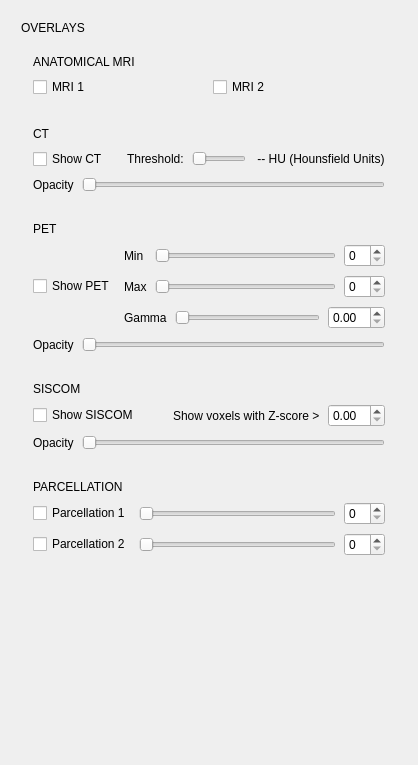
                                <widget class="QWidget" name="scrollAreaWidgetContents_5">
                                 <property name="geometry">
                                  <rect>
                                   <x>0</x>
                                   <y>0</y>
                                   <width>418</width>
                                   <height>765</height>
                                  </rect>
                                 </property>
                                 <layout class="QVBoxLayout" name="verticalLayout_50">
                                  <item>
                                   <layout class="QVBoxLayout" name="verticalLayout_49">
                                    <item>
                                     <widget class="QFrame" name="frame_23">
                                      <property name="frameShape">
                                       <enum>QFrame::Shape::NoFrame</enum>
                                      </property>
                                      <property name="frameShadow">
                                       <enum>QFrame::Shadow::Plain</enum>
                                      </property>
                                      <layout class="QVBoxLayout" name="verticalLayout_37">
                                       <property name="spacing">
                                        <number>10</number>
                                       </property>
                                       <property name="leftMargin">
                                        <number>10</number>
                                       </property>
                                       <property name="topMargin">
                                        <number>10</number>
                                       </property>
                                       <property name="rightMargin">
                                        <number>10</number>
                                       </property>
                                       <property name="bottomMargin">
                                        <number>10</number>
                                       </property>
                                       <item>
                                        <widget class="QLabel" name="label_48">
                                         <property name="text">
                                          <string>OVERLAYS</string>
                                         </property>
                                        </widget>
                                       </item>
                                       <item>
                                        <widget class="QFrame" name="card3DMRI">
                                         <property name="frameShape">
                                          <enum>QFrame::Shape::NoFrame</enum>
                                         </property>
                                         <layout class="QVBoxLayout" name="card3DMRILayout">
                                          <property name="spacing">
                                           <number>8</number>
                                          </property>
                                          <property name="leftMargin">
                                           <number>12</number>
                                          </property>
                                          <property name="topMargin">
                                           <number>10</number>
                                          </property>
                                          <property name="rightMargin">
                                           <number>12</number>
                                          </property>
                                          <property name="bottomMargin">
                                           <number>10</number>
                                          </property>
                                          <item>
                                           <widget class="QLabel" name="lbl3DMRICard">
                                            <property name="text">
                                             <string>ANATOMICAL MRI</string>
                                            </property>
                                           </widget>
                                          </item>
                                          <item>
                                           <layout class="QHBoxLayout" name="horizontalLayout_41">
                                            <property name="spacing">
                                             <number>8</number>
                                            </property>
                                            <item>
                                             <widget class="QCheckBox" name="checkBox_3dView_T1">
                                              <property name="text">
                                               <string>MRI 1</string>
                                              </property>
                                             </widget>
                                            </item>
                                            <item>
                                             <widget class="QCheckBox" name="checkBox_3dView_T2">
                                              <property name="text">
                                               <string>MRI 2</string>
                                              </property>
                                             </widget>
                                            </item>
                                           </layout>
                                          </item>
                                         </layout>
                                        </widget>
                                       </item>
                                       <item>
                                        <widget class="QFrame" name="card3DCT">
                                         <property name="frameShape">
                                          <enum>QFrame::Shape::NoFrame</enum>
                                         </property>
                                         <layout class="QVBoxLayout" name="card3DCTLayout">
                                          <property name="spacing">
                                           <number>8</number>
                                          </property>
                                          <property name="leftMargin">
                                           <number>12</number>
                                          </property>
                                          <property name="topMargin">
                                           <number>10</number>
                                          </property>
                                          <property name="rightMargin">
                                           <number>12</number>
                                          </property>
                                          <property name="bottomMargin">
                                           <number>10</number>
                                          </property>
                                          <item>
                                           <widget class="QLabel" name="lbl3DCTCard">
                                            <property name="text">
                                             <string>CT</string>
                                            </property>
                                           </widget>
                                          </item>
                                          <item>
                                           <layout class="QHBoxLayout" name="horizontalLayout_66">
                                            <property name="spacing">
                                             <number>8</number>
                                            </property>
                                            <item>
                                             <widget class="QCheckBox" name="chk_3d_showCT">
                                              <property name="text">
                                               <string>Show CT</string>
                                              </property>
                                             </widget>
                                            </item>
                                            <item>
                                             <spacer name="horizontalSpacer_12">
                                              <property name="orientation">
                                               <enum>Qt::Orientation::Horizontal</enum>
                                              </property>
                                              <property name="sizeHint" stdset="0">
                                               <size>
                                                <width>40</width>
                                                <height>20</height>
                                               </size>
                                              </property>
                                             </spacer>
                                            </item>
                                            <item>
                                             <widget class="QLabel" name="label_39">
                                              <property name="text">
                                               <string>Threshold:</string>
                                              </property>
                                             </widget>
                                            </item>
                                            <item>
                                             <widget class="QSlider" name="sld_3d_ctTreshold">
                                              <property name="orientation">
                                               <enum>Qt::Orientation::Horizontal</enum>
                                              </property>
                                             </widget>
                                            </item>
                                            <item>
                                             <widget class="QLabel" name="lbl_3d_ctThrInfo">
                                              <property name="text">
                                               <string> -- HU (Hounsfield Units)</string>
                                              </property>
                                             </widget>
                                            </item>
                                           </layout>
                                          </item>
                                          <item>
                                           <layout class="QHBoxLayout" name="horizontalLayout_67">
                                            <property name="spacing">
                                             <number>8</number>
                                            </property>
                                            <item>
                                             <widget class="QLabel" name="label_38">
                                              <property name="text">
                                               <string>Opacity</string>
                                              </property>
                                             </widget>
                                            </item>
                                            <item>
                                             <widget class="QSlider" name="sld_3d_ctOpacity">
                                              <property name="orientation">
                                               <enum>Qt::Orientation::Horizontal</enum>
                                              </property>
                                             </widget>
                                            </item>
                                           </layout>
                                          </item>
                                         </layout>
                                        </widget>
                                       </item>
                                       <item>
                                        <widget class="QFrame" name="card3DPET">
                                         <property name="frameShape">
                                          <enum>QFrame::Shape::NoFrame</enum>
                                         </property>
                                         <layout class="QVBoxLayout" name="card3DPETLayout">
                                          <property name="spacing">
                                           <number>8</number>
                                          </property>
                                          <property name="leftMargin">
                                           <number>12</number>
                                          </property>
                                          <property name="topMargin">
                                           <number>10</number>
                                          </property>
                                          <property name="rightMargin">
                                           <number>12</number>
                                          </property>
                                          <property name="bottomMargin">
                                           <number>10</number>
                                          </property>
                                          <item>
                                           <widget class="QLabel" name="lbl3DPETCard">
                                            <property name="text">
                                             <string>PET</string>
                                            </property>
                                           </widget>
                                          </item>
                                          <item>
                                           <layout class="QHBoxLayout" name="horizontalLayout_56">
                                            <property name="spacing">
                                             <number>8</number>
                                            </property>
                                            <item>
                                             <widget class="QCheckBox" name="chk_3d_showPET">
                                              <property name="text">
                                               <string>Show PET</string>
                                              </property>
                                             </widget>
                                            </item>
                                            <item>
                                             <layout class="QVBoxLayout" name="verticalLayout_45">
                                              <item>
                                               <layout class="QHBoxLayout" name="horizontalLayout_72">
                                                <property name="spacing">
                                                 <number>8</number>
                                                </property>
                                                <item>
                                                 <widget class="QLabel" name="label_40">
                                                  <property name="text">
                                                   <string>Min </string>
                                                  </property>
                                                 </widget>
                                                </item>
                                                <item>
                                                 <widget class="QSlider" name="sld_3d_petMin">
                                                  <property name="orientation">
                                                   <enum>Qt::Orientation::Horizontal</enum>
                                                  </property>
                                                 </widget>
                                                </item>
                                                <item>
                                                 <widget class="QSpinBox" name="sb_3d_petMin"/>
                                                </item>
                                               </layout>
                                              </item>
                                              <item>
                                               <layout class="QHBoxLayout" name="horizontalLayout_71">
                                                <property name="spacing">
                                                 <number>8</number>
                                                </property>
                                                <item>
                                                 <widget class="QLabel" name="label_43">
                                                  <property name="text">
                                                   <string>Max</string>
                                                  </property>
                                                 </widget>
                                                </item>
                                                <item>
                                                 <widget class="QSlider" name="sld_3d_petMax">
                                                  <property name="orientation">
                                                   <enum>Qt::Orientation::Horizontal</enum>
                                                  </property>
                                                 </widget>
                                                </item>
                                                <item>
                                                 <widget class="QSpinBox" name="sb_3d_petMax"/>
                                                </item>
                                               </layout>
                                              </item>
                                              <item>
                                               <layout class="QHBoxLayout" name="horizontalLayout_73">
                                                <property name="spacing">
                                                 <number>8</number>
                                                </property>
                                                <item>
                                                 <widget class="QLabel" name="label_44">
                                                  <property name="text">
                                                   <string>Gamma</string>
                                                  </property>
                                                 </widget>
                                                </item>
                                                <item>
                                                 <widget class="QSlider" name="sld_3d_petGamma">
                                                  <property name="orientation">
                                                   <enum>Qt::Orientation::Horizontal</enum>
                                                  </property>
                                                 </widget>
                                                </item>
                                                <item>
                                                 <widget class="QDoubleSpinBox" name="dsb_3d_petGamma"/>
                                                </item>
                                               </layout>
                                              </item>
                                             </layout>
                                            </item>
                                           </layout>
                                          </item>
                                          <item>
                                           <layout class="QHBoxLayout" name="horizontalLayout_58">
                                            <property name="spacing">
                                             <number>8</number>
                                            </property>
                                            <item>
                                             <widget class="QLabel" name="label_33">
                                              <property name="text">
                                               <string>Opacity</string>
                                              </property>
                                             </widget>
                                            </item>
                                            <item>
                                             <widget class="QSlider" name="sld_3d_petOpacity">
                                              <property name="orientation">
                                               <enum>Qt::Orientation::Horizontal</enum>
                                              </property>
                                             </widget>
                                            </item>
                                           </layout>
                                          </item>
                                         </layout>
                                        </widget>
                                       </item>
                                       <item>
                                        <widget class="QFrame" name="card3DSISCOM">
                                         <property name="frameShape">
                                          <enum>QFrame::Shape::NoFrame</enum>
                                         </property>
                                         <layout class="QVBoxLayout" name="card3DSISCOMLayout">
                                          <property name="spacing">
                                           <number>8</number>
                                          </property>
                                          <property name="leftMargin">
                                           <number>12</number>
                                          </property>
                                          <property name="topMargin">
                                           <number>10</number>
                                          </property>
                                          <property name="rightMargin">
                                           <number>12</number>
                                          </property>
                                          <property name="bottomMargin">
                                           <number>10</number>
                                          </property>
                                          <item>
                                           <widget class="QLabel" name="lbl3DSISCOMCard">
                                            <property name="text">
                                             <string>SISCOM</string>
                                            </property>
                                           </widget>
                                          </item>
                                          <item>
                                           <layout class="QHBoxLayout" name="horizontalLayout_57">
                                            <property name="spacing">
                                             <number>8</number>
                                            </property>
                                            <item>
                                             <widget class="QCheckBox" name="chk_3d_showSISCOM">
                                              <property name="text">
                                               <string>Show SISCOM</string>
                                              </property>
                                             </widget>
                                            </item>
                                            <item>
                                             <spacer name="horizontalSpacer_33">
                                              <property name="orientation">
                                               <enum>Qt::Orientation::Horizontal</enum>
                                              </property>
                                              <property name="sizeHint" stdset="0">
                                               <size>
                                                <width>40</width>
                                                <height>20</height>
                                               </size>
                                              </property>
                                             </spacer>
                                            </item>
                                            <item>
                                             <widget class="QLabel" name="lbl_3d_siscomZInfo">
                                              <property name="text">
                                               <string>Show voxels with Z-score &gt;</string>
                                              </property>
                                             </widget>
                                            </item>
                                            <item>
                                             <widget class="QDoubleSpinBox" name="dsb_3d_siscomZthr"/>
                                            </item>
                                           </layout>
                                          </item>
                                          <item>
                                           <layout class="QHBoxLayout" name="horizontalLayout_59">
                                            <property name="spacing">
                                             <number>8</number>
                                            </property>
                                            <item>
                                             <widget class="QLabel" name="label_34">
                                              <property name="text">
                                               <string>Opacity</string>
                                              </property>
                                             </widget>
                                            </item>
                                            <item>
                                             <widget class="QSlider" name="sld_3d_siscomOpacity">
                                              <property name="orientation">
                                               <enum>Qt::Orientation::Horizontal</enum>
                                              </property>
                                             </widget>
                                            </item>
                                           </layout>
                                          </item>
                                         </layout>
                                        </widget>
                                       </item>
                                       <item>
                                        <widget class="QFrame" name="card3DParcellation">
                                         <property name="frameShape">
                                          <enum>QFrame::Shape::NoFrame</enum>
                                         </property>
                                         <layout class="QVBoxLayout" name="card3DParcellationLayout">
                                          <property name="spacing">
                                           <number>8</number>
                                          </property>
                                          <property name="leftMargin">
                                           <number>12</number>
                                          </property>
                                          <property name="topMargin">
                                           <number>10</number>
                                          </property>
                                          <property name="rightMargin">
                                           <number>12</number>
                                          </property>
                                          <property name="bottomMargin">
                                           <number>10</number>
                                          </property>
                                          <item>
                                           <widget class="QLabel" name="lbl3DParcellationCard">
                                            <property name="text">
                                             <string>PARCELLATION</string>
                                            </property>
                                           </widget>
                                          </item>
                                          <item>
                                           <layout class="QHBoxLayout" name="horizontalLayout_77">
                                            <property name="spacing">
                                             <number>8</number>
                                            </property>
                                            <item>
                                             <widget class="QCheckBox" name="checkBox_3dView_Parcell1">
                                              <property name="text">
                                               <string>Parcellation 1</string>
                                              </property>
                                             </widget>
                                            </item>
                                            <item>
                                             <widget class="QSlider" name="horizontalSlider_3dView_Parcell1">
                                              <property name="orientation">
                                               <enum>Qt::Orientation::Horizontal</enum>
                                              </property>
                                             </widget>
                                            </item>
                                            <item>
                                             <widget class="QSpinBox" name="spinBox_3dView_Parcell1"/>
                                            </item>
                                           </layout>
                                          </item>
                                          <item>
                                           <layout class="QHBoxLayout" name="horizontalLayout_78">
                                            <property name="spacing">
                                             <number>8</number>
                                            </property>
                                            <item>
                                             <widget class="QCheckBox" name="checkBox_3dView_Parcell2">
                                              <property name="text">
                                               <string>Parcellation 2</string>
                                              </property>
                                             </widget>
                                            </item>
                                            <item>
                                             <widget class="QSlider" name="horizontalSlider_3dView_Parcell2">
                                              <property name="orientation">
                                               <enum>Qt::Orientation::Horizontal</enum>
                                              </property>
                                             </widget>
                                            </item>
                                            <item>
                                             <widget class="QSpinBox" name="spinBox_3dView_Parcell2"/>
                                            </item>
                                           </layout>
                                          </item>
                                         </layout>
                                        </widget>
                                       </item>
                                       <item>
                                        <spacer name="spacer3DRightBottom">
                                         <property name="orientation">
                                          <enum>Qt::Orientation::Vertical</enum>
                                         </property>
                                         <property name="sizeType">
                                          <enum>QSizePolicy::Policy::Expanding</enum>
                                         </property>
                                         <property name="sizeHint" stdset="0">
                                          <size>
                                           <width>20</width>
                                           <height>20</height>
                                          </size>
                                         </property>
                                        </spacer>
                                       </item>
                                      </layout>
                                     </widget>
                                    </item>
                                   </layout>
                                  </item>
                                 </layout>
                                </widget>
